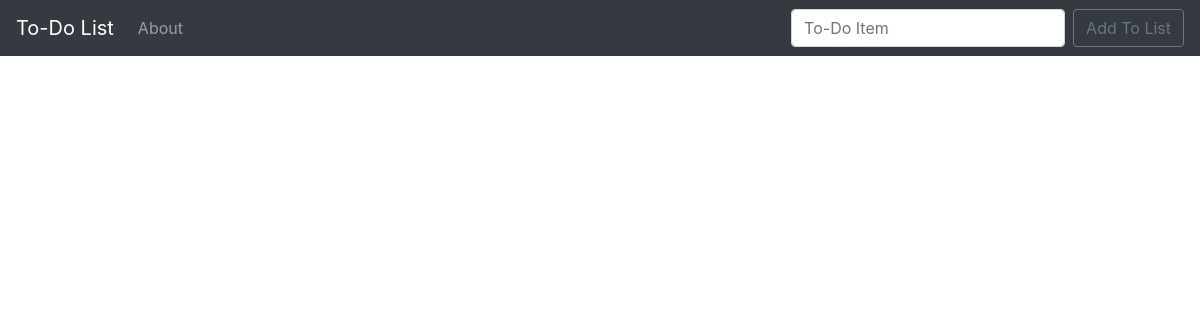
The app's page /, older data.
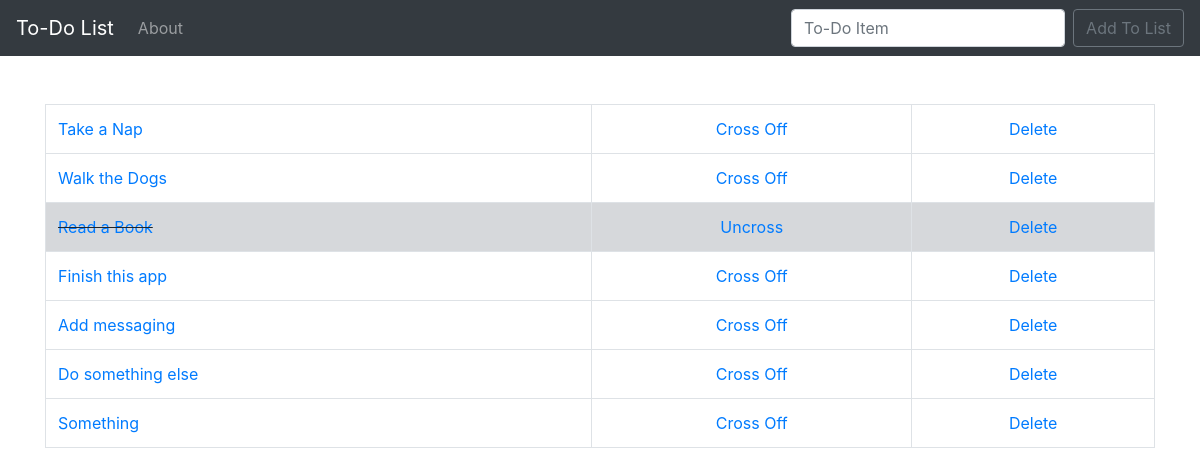
The same page, newer data.
### todo_list/models.py (models this page shows, shortened)
class List(models.Model):
    item = models.CharField(max_length=200)
    completed = models.BooleanField(default=False)

### todo_list/views.py (the view)
# urls.py: 2. Add a URL to urlpatterns:  path('', views.home, name='home')
def home(request):
    if request.method == 'POST':
        form = ListForm(request.POST or None)
        if form.is_valid():
            form.save()
            all_items = List.objects.all
            messages.success(request, ('Item has been added to List!'))
            return render(request, 'home.html', {'all_items': all_items})
    else:
        all_items = List.objects.all
        return render(request, 'home.html', {'all_items': all_items})

### todo_list/templates/home.html (shortened to what this page needs)
{% extends 'base.html' %}
{% block content %}
<br/>
    {% if all_items %}
    <table class="table table-bordered">
        {% for things in all_items %}
            {% if things.completed %}
                <tr class="table-secondary">
                    <td class="striker" style="text-decoration: line-through"><a href="{% url 'edit' things.id %}">{{ things.item }}</a></td>
                    <td><center><a href="{% url 'uncross' things.id %}">Uncross</a></center></td>
                    <td><center><a href="{% url 'delete' things.id %}">Delete</a></center></td>
                </tr>
            {% else %}
                <tr>
                    <td><a href="{% url 'edit' things.id %}">{{ things.item }}</a></td>
                    <td><center><a href="{% url 'cross_off' things.id %}">Cross Off</a></center></td>
                    <td><center><a href="{% url 'delete' things.id %}">Delete</a></center></td>
                </tr>
            {% endif %}
        {% endfor %}
    </table>
    {% endif %}
{% endblock %}

Row changes from the older to the newer data that the page shows:
added List: item "Take a Nap"
added List: item "Walk the Dogs"
added List: item "Read a Book"
added List: item "Finish this app"
added List: item "Add messaging"
added List: item "Do something else"
added List: item "Something"
